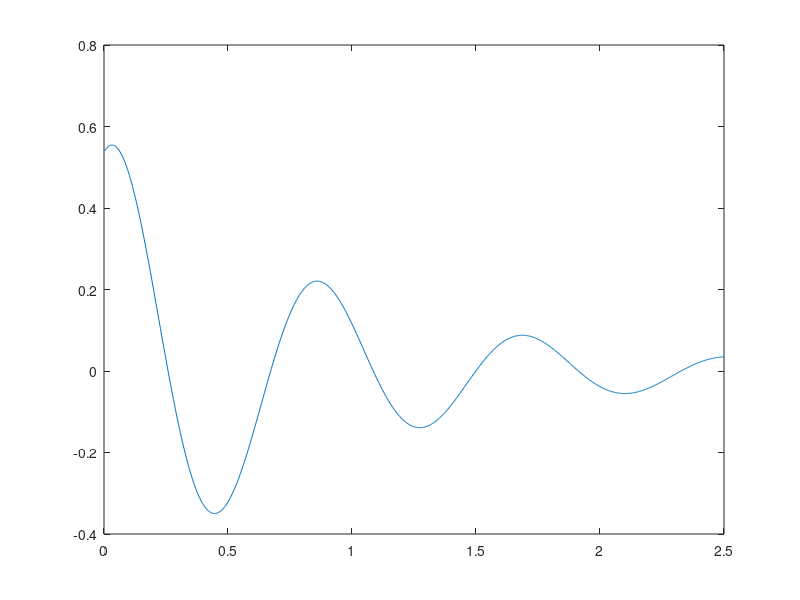

Source code (MATLAB): (Note: this script raises an error after producing the figure.)
% Free Vibration Response of a Viscously Damped System
% Emmanuel J Rodriguez
% June 18th, 2020
% @ Villa Camino, Oceanside, CA
% Refer to: Rao, Example 2.20, p.175 - 176
% Supporting documents located: C:\Users\ejoaq\OneDrive\1 My_Notebook\3 Engineering\Mechanical Vibrations\MATLAB programs
% Program design:
% Free_Vibration_Response_of_Viscously_Damped_System_Program-Design_Rodriguez.vsdx
% Hand calculations:
% HAND-CALCULATIONS_Free_Vibration_Response_of_Viscously_Damped_System_Program-Design_Rodriguez.pdf
%
%% Program Start
% https://www.mathworks.com/videos/solving-odes-in-matlab-8-systems-of-equations-117652.html
c = 1000.0;
k = 26519.2;
m = 450.0;
F = @(t,x) [x(2); ((-c*x(2)-k*x(1))/m)]; % I believe x(2) is the velocity column,
% that is, it is calling column 2 in the x array.
% x(1) is the position column, it is calling column 1 in the x-array.
% I believe that every time this function is called, it is only quering a
% row at a time, that is, a 1 x 2 array. So, x(2) would query element #2,
% which is column #2.
xi = [0.539657; 1.0];
opts = odeset('stats','on'); % options structure for ODE solvers; % solver statistics
delt = .0025;
tspan = [0.0025:delt:2.5];
tic, [t,x]=ode23(F, tspan, xi, opts);, toc
xdisp = x(:,1); % x-displacement vector
xd = x(:,2); % x-dot or velocity vector
xdd = gradient(xd,delt); % x-double-dot or acceleration vector
% gradient function for derivative calculations
% Refer to: https://www.mathworks.com/matlabcentral/answers/196969-second-derivative-using-diff
plot(t,xdisp)
gtext('x(t)');
hold on
plot(t,xd);
gtext('xd(t)');
plot(t,xdd);
xlabel('t, seconds');
ylabel('x(t), xd(t), xdd(t)');
gtext('xdd(t)');
title('Free Vibration Response of a Viscously Damped System')
hold off

% End Program